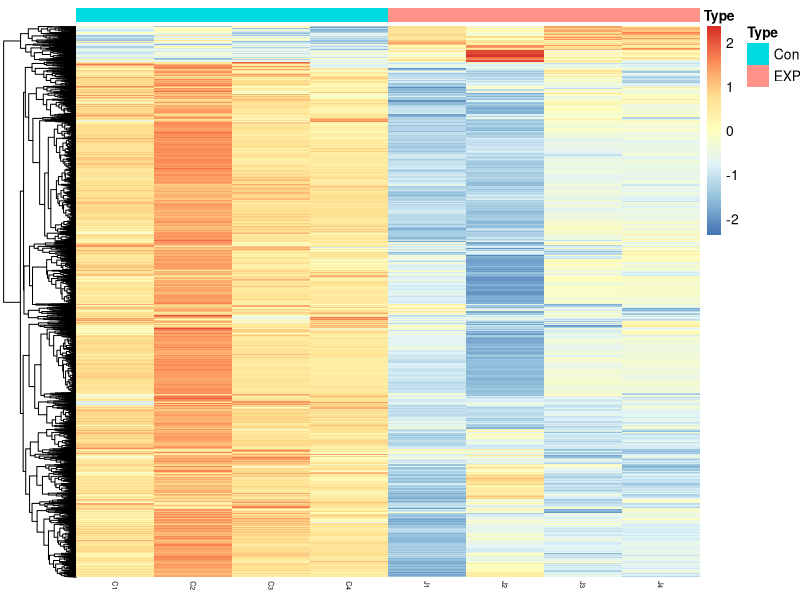

This figure's R source:
###https://cran.r-project.org/web/packages/pheatmap/index.html
  #It contains the inroduction of pheatmap#
####----- BY MY   2021 rewrite @ZJU-----###

###install and library pacakages################################################
#install.packages("pheatmap")
library(pheatmap)
#setwd("") 

##load file ###################################################################
rt=read.table("diffExp.txt",sep="\t",header=T,check.names=F,row.names = 1)
#rt=log2(rt+1)
View(rt)

Type=c(rep("Con",4),rep("EXP",4))    #Group type
names(Type)=colnames(rt)
Type=as.data.frame(Type)

#tiff(file="heatmap.tiff",
#     width = 45,            
#     height =50,            
#     units ="cm",
#     compression="lzw",
#     bg="white",
#     res=300)
#dev.off()

pdf(file="heatmap2.pdf",width = 8.0,height = 10)
#?pheatmap
pheatmap(rt, annotation=Type, 
         #color = colorRampPalette(c("green", "black", "red"))(50),
         cluster_cols =F,
         scale="row",
         show_rownames=F,
         border_color=NA,
         fontsize_row=3,
         fontsize_col=5)
dev.off()

################################################################################
